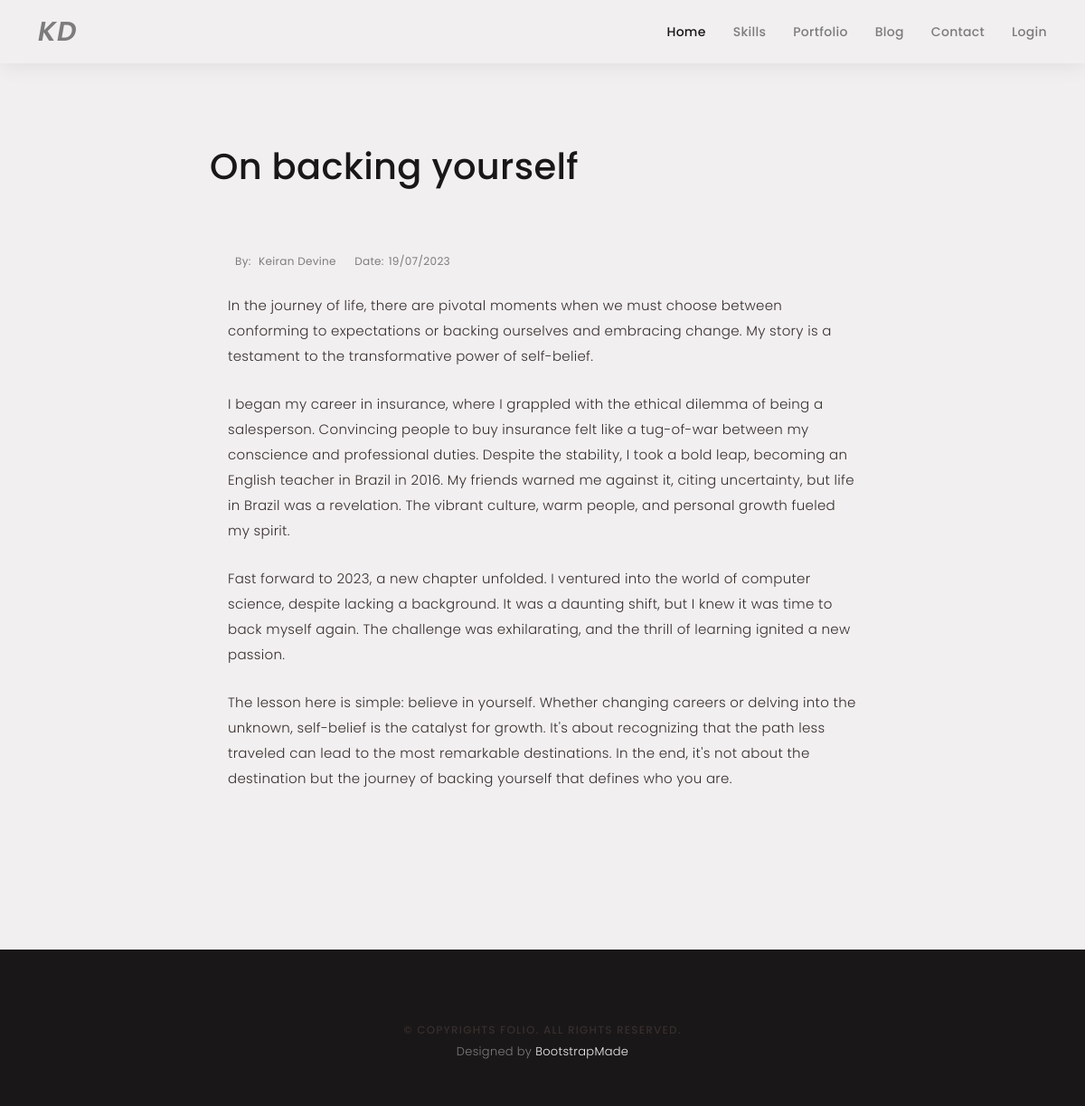
Page /blog/2 on the committed database.
### main.py (models this page shows)
class BlogPost(db.Model):
    id = db.Column(db.Integer, primary_key=True)
    title = db.Column(db.String(250), unique=True, nullable=False)
    subtitle = db.Column(db.String(250), nullable=False)
    date = db.Column(db.String(250), nullable=False)
    body = db.Column(db.Text, nullable=False)
    author = db.Column(db.String(250), nullable=False)
    img_url = db.Column(db.String(250), nullable=False)

### main.py (the view)
@app.route('/blog/<int:blog_id>')
def get_post(blog_id):
    requested_post = BlogPost.query.get(blog_id)
    return render_template('blog-single.html', post=requested_post, charset='UTF-8')

### templates/blog-single.html (shortened to what this page needs)
{% extends 'base.html' %}
{% block content %}
<body>
  <main id="main">
    <div class="main-content paddsection">
      <div class="container">
        <div class="row justify-content-center">
          <div class="col-md-8 col-md-offset-2">
            <div class="row">
              <div class="container-main single-main">
                <div class="col-md-12">
                  <div class="block-main mb-30">
                       <h1 id="post-title">{{ post.title }}</h1>
                      <br>
                    <div class="content-main single-post padDiv">
                      <div class="post-meta">
                        <ul class="list-unstyled mb-0">
                          <li class="author">by: <a href="https://www.linkedin.com/in/keiran-devine-1ba373274/">{{post.author}}</a></li>
                          <li class="date">date:<a href="#">19/07/2023</a></li>
                        </ul>
                      </div>
                      <p> {{ post.body|safe }}</p>
                    </div>
                  </div>
                </div>
              </div>
            </div>
          </div>
        </div>
      </div>
    </div>
  </main>
{% endblock %}

### static/assets/css/style.css (style rules this page uses)
body { background-color: #F1EFEF; color: #7D7C7C; font-family: "Poppins", helvetica; font-size: 15px; font-weight: 300; line-height: 20px; letter-spacing: 0.02em; overflow-x: hidden; margin: 0 auto; padding: 0; box-sizing: border-box; }
h1, h2, h3, h4, h5, h6 { margin: 0; }
a { color: #191717; text-decoration: none !important; transition: all 0.2s ease-in-out 0s; }
p { margin: 25px 0; padding: 0; font-size: 15px; color: #382E2E; line-height: 28px; }
.padDiv { padding: 30px 20px; }
.paddsection { padding-top: 90px; padding-bottom: 90px; }
.mb-30 { margin-bottom: 30px; }
.main-content { padding-top: 140px; }
.main-content { background: #F1EFEF; }
.main-content .container-main { display: inline-block; width: 100%; }
.main-content .container-main .block-main { margin-bottom: 30px; overflow: hidden; }
.container-main .block-main .content-main { background: #F1EFEF none repeat scroll 0 0; display: inline-block; width: 100%; }
.post-meta ul li { font-size: 12px; font-weight: normal; margin-left: 8px; margin-right: 8px; text-transform: capitalize; display: inline-block; float: none; }
.content-main .post-meta a { color: #7D7C7C; margin-left: 5px; }
#post-title { color: #191717; }

### rows in the picture
BlogPost: title "On backing yourself", author "Keiran Devine", body "In the journey of life, there are pivotal moments when we must choose between conforming to expectations or backing ourselves and embracing change. My story is a testament to the transformative power of self-belief. I began my career in insurance, where I grappled with the ethical dilemma of being a salesperson. Convincing people to buy insurance felt like a tug-of-war between my conscience and professional duties. Despite the stability, I took a bold leap, becoming an English teacher in Brazil in 2016. My friends warned me against it, citing uncertainty, but life in Brazil was a revelation. The vibrant culture, warm people, and personal growth fueled my spirit. Fast forward to 2023, a new…"
